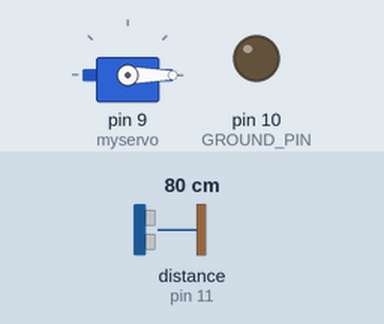
A sketch run on a simulated Arduino Uno, built with avr-gcc and run on an emulated ATmega328P. Parts: servo, output pins drawn as LEDs (lit = HIGH). Wiring (inferred from the names in the program): ultrasonic range finder: trigger pin 12; echo pin 11. The test bench sets the inputs (shaded band); at power-on: distance to the obstacle (sensor on pin 11) 80 cm. The echo pulse lasts 58.3 µs per cm; pins used as bus, display or sensor lines are not drawn.

Above: at 1.2 s.
1.3 s: distance to the obstacle (sensor on pin 11) set to 7 cm
3.5 s: distance to the obstacle (sensor on pin 11) set to 4 cm
At 5.05 s:
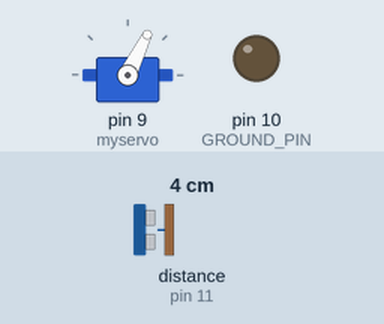
At 6.3 s:
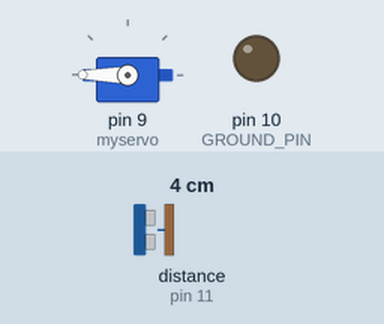
6.5 s: distance to the obstacle (sensor on pin 11) set to 9 cm
At 7.2 s:
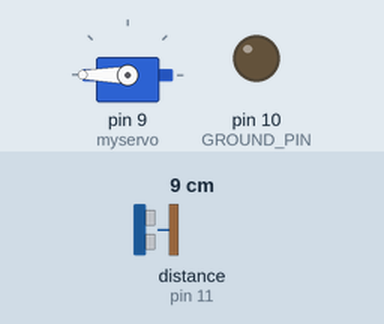
Timing chart, 0 to 9.5 s (numbered marks = the images above; inputs shaded):
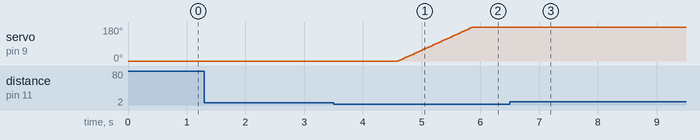

The sketch:

capture.ino
```cpp
#include <Servo.h>

#define VCC_PIN 13
#define TRIGGER_PIN 12    // sonar trigger pin will be attached to Arduino pin 12
#define ECHO_PIN 11       // sonar echo pint will be attached to Arduino pin 11
#define GROUND_PIN 10     //
#define MAX_DISTANCE 15  // maximum distance set to 200 cm
#define MIN_DISTANCE 1

Servo myservo;  // create servo object to control a servo

long duration;
int distance = MAX_DISTANCE;
int open = true;
unsigned long time;

void setup() {
  myservo.attach(9);  // attaches the servo on pin 9 to the servo object
  pinMode(ECHO_PIN, INPUT) ;
  pinMode(TRIGGER_PIN, OUTPUT) ;
  pinMode(GROUND_PIN, OUTPUT);    // tell pin 10 it is going to be an output
  pinMode(VCC_PIN, OUTPUT);       // tell pin 13 it is going to be an output
  digitalWrite(GROUND_PIN,LOW);   // tell pin 10 to output LOW (OV, or ground)
  digitalWrite(VCC_PIN, HIGH) ;   // tell pin 13 to output HIGH (+5V)
  Serial.begin(9600);
  myservo.write(0);
}

void loop() {
  digitalWrite(TRIGGER_PIN, LOW);   // Clears the trigPin
  delayMicroseconds(2);
  digitalWrite(TRIGGER_PIN, HIGH);  // Sets the trigPin on HIGH state for 10 micro seconds
  delayMicroseconds(20);
  digitalWrite(TRIGGER_PIN, LOW);

  duration = pulseIn(ECHO_PIN, HIGH);
  distance= duration*0.034/2;       // Calculating the distance

  // if the distance measurement becomes extremely high, it is likely an error.
  // Default to a maximum value of MAX_DISTANCE to identify this condition.
  if (distance > MAX_DISTANCE)
    {distance = MAX_DISTANCE ;}

  if(distance < MIN_DISTANCE) {
    distance = MIN_DISTANCE;
  }

  if(millis() > 1000) {
    if(open == true && distance < 5) {                  // if the claw is open and the sonar
      delay(1000);                                      // reading is close to the ground,
      for(int angle = 0; angle <= 180; angle += 1) {    // turn the servo to close the claw
        myservo.write(angle);
        delay(7);
      }
      delay(2000);                             // delay 2 seconds to account for user error
      time = millis();                         // start a timer
      open = false;                            // let the Arduino know the claw has been closed
    }
    else if(open == false && (distance < 6 || (millis() - time) > 7000)) {   // if the claw is closed and either the sonar
      for(int angle = 180; angle >= 0; angle -= 1) {                         // reading is close to the ground or the
        myservo.write(angle);                                                // timer has been running for more than 7
        delay(7);                                                            // seconds, turn the servo to open the claw
      }
      delay(2000);                             // delay 2 seconds to account for user error
      open = true;                            // let the Arduino know the claw has been closed
    }
  }
  delay(100);
}
```

Measured:
- the behaviour switches between 6 and 5 cm on distance to the obstacle (sensor on pin 11) (found by bisection; images 0 and 1)
- after the input at 1.3 s, every drawn part: stays the same
- after the input at 3.5 s, servo on pin 9 (myservo): moves from 0° to 180° over 1.3 s, starting after 1.1 s
- after the input at 6.5 s, servo on pin 9 (myservo): stops changing and stays 180°
